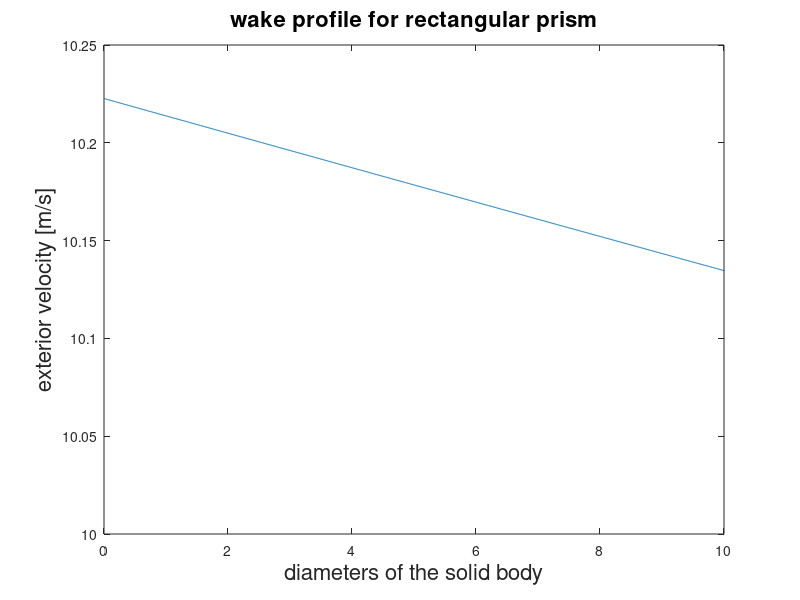

Reproduce this figure in MATLAB.
clc; close all; clear all;
height = 45; %cm
width = 50; %cm
AcTunnel = width * height;
k = 100;

objectAc = 49; %cm^2

    
    
    
wake = objectAc: -objectAc*.039/k:0;


AcVar = zeros(1,length(wake)) + AcTunnel - wake;


x = linspace(0,length(wake)/k,length(wake));

c = 10 * AcTunnel + zeros(1,length(wake));
y = c ./ AcVar;

plot(x,y)
xlabel('diameters of the solid body','FontSize',16)
ylabel('exterior velocity [m/s]','FontSize',16)
title('wake profile for rectangular prism','FontSize',16)
xlim([0,10])
